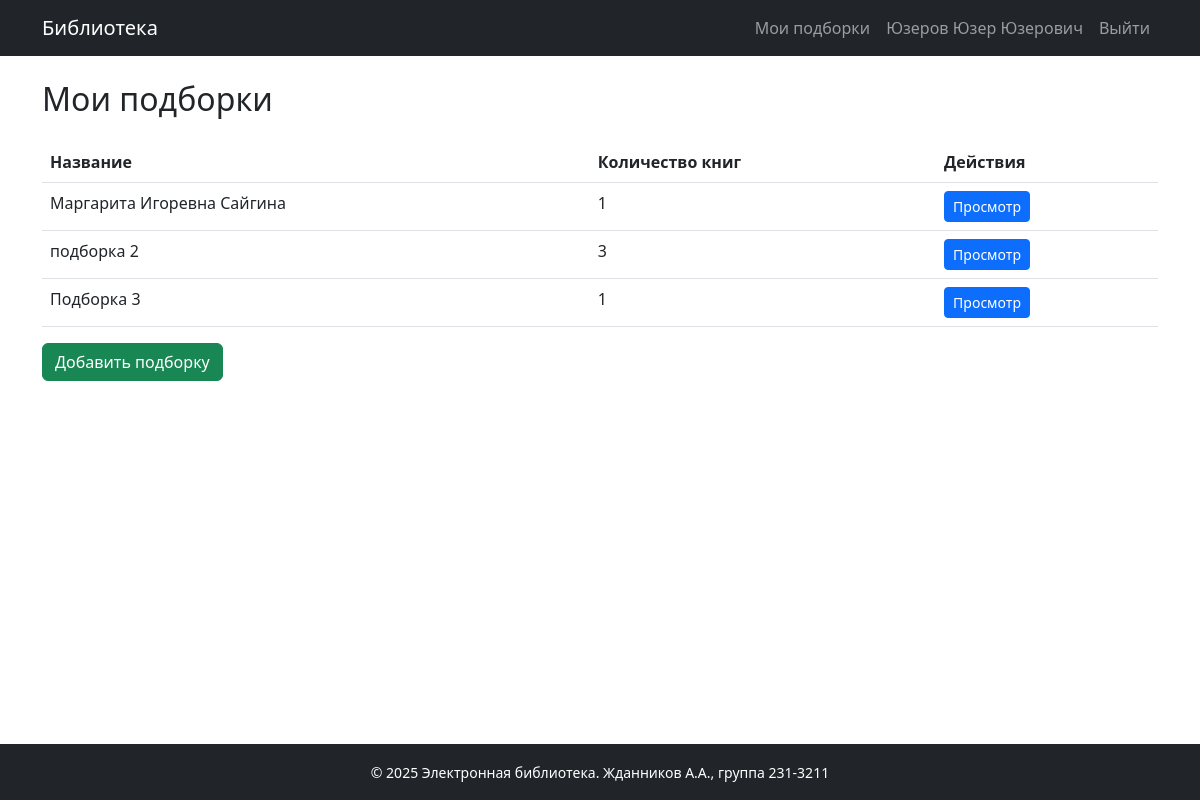
Screenshot of /collections (signed in) with the database file from the repository.
### models.py (models this page shows)
class User(db.Model, UserMixin):
    id = db.Column(db.Integer, primary_key=True)
    username = db.Column(db.String(64), unique=True, nullable=False)
    password_hash = db.Column(db.String(128), nullable=False)
    last_name = db.Column(db.String(64), nullable=False)
    first_name = db.Column(db.String(64), nullable=False)
    middle_name = db.Column(db.String(64), nullable=True)
    role_id = db.Column(db.Integer, db.ForeignKey('role.id'), nullable=False)
    reviews = db.relationship('Review', backref='user', lazy=True)
    collections = db.relationship('Collection', backref='user', lazy=True)
    def full_name(self):
        return f"{self.last_name} {self.first_name} {self.middle_name or ''}".strip()

class Collection(db.Model):
    id = db.Column(db.Integer, primary_key=True)
    name = db.Column(db.String(128), nullable=False)
    user_id = db.Column(db.Integer, db.ForeignKey('user.id', ondelete='CASCADE'), nullable=False)
    books = db.relationship('Book', secondary=collection_books, back_populates='collections')

### app.py (the view)
@app.route('/collections', methods=['GET', 'POST'])
@login_required
def collections():
    form = CollectionForm()
    if form.validate_on_submit():
        new_collection = Collection(name=form.name.data, user_id=current_user.id)
        db.session.add(new_collection)
        db.session.commit()
        flash('Подборка добавлена', 'success')
        return redirect(url_for('collections'))
    collections = Collection.query.filter_by(user_id=current_user.id).all()
    return render_template('collections.html', collections=collections, form=form)

### app.py (called while the page is built)
@login_manager.user_loader
def load_user(user_id):
    return User.query.get(int(user_id))

### templates/collections.html (shortened to what this page needs)
{% extends "base.html" %}
{% block content %}
<h2 class="mb-4">Мои подборки</h2>
<table class="table">
  <thead>
    <tr>
      <th>Название</th>
      <th>Количество книг</th>
      <th>Действия</th>
    </tr>
  </thead>
  <tbody>
    {% for collection in collections %}
    <tr>
      <td>{{ collection.name }}</td>
      <td>{{ collection.books | length }}</td>
      <td>
        <a href="{{ url_for('view_collection', collection_id=collection.id) }}" class="btn btn-primary btn-sm">Просмотр</a>
      </td>
    </tr>
    {% endfor %}
  </tbody>
</table>
<button class="btn btn-success" data-bs-toggle="modal" data-bs-target="#addCollectionModal">Добавить подборку</button>
{% endblock %}

### templates/base.html (shortened to what this page needs)
<!doctype html>
<html lang="ru">
<head>
  <link href="https://cdn.jsdelivr.net/npm/bootstrap@5.3.0/dist/css/bootstrap.min.css" rel="stylesheet">
</head>
<body class="d-flex flex-column min-vh-100">
<nav class="navbar navbar-expand-lg navbar-dark bg-dark mb-4">
  <div class="container">
    <a class="navbar-brand" href="{{ url_for('index') }}">Библиотека</a>
    <div class="collapse navbar-collapse" id="navbarNav">
      <ul class="navbar-nav ms-auto">
        {% if current_user.is_authenticated %}
          {% if current_user.role.name == 'Пользователь' %}
          <li class="nav-item">
            <a class="nav-link" href="{{ url_for('collections') }}">Мои подборки</a>
          </li>
          {% endif %}
          <li class="nav-item">
            <span class="nav-link">{{ current_user.full_name() }}</span>
          </li>
          <li class="nav-item">
            <a class="nav-link" href="{{ url_for('logout') }}">Выйти</a>
          </li>
        {% else %}
          <li class="nav-item">
            <a class="nav-link" href="{{ url_for('login') }}">Войти</a>
          </li>
        {% endif %}
      </ul>
    </div>
  </div>
</nav>
<div class="container mb-4 flex-grow-1">
  {% block content %}{% endblock %}
</div>
<footer class="bg-dark text-white mt-auto py-3">
  <div class="container text-center">
    <small>© 2025 Электронная библиотека. Жданников А.А., группа 231-3211</small>
  </div>
</footer>
</body>
</html>

### rows the page displays
User: full_name "Юзеров Юзер Юзерович"
Collection: name "Маргарита Игоревна Сайгина", books|length "1"
Collection: name "подборка 2", books|length "3"
Collection: name "Подборка 3", books|length "1"
